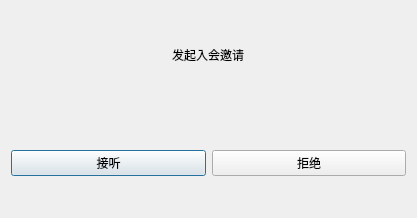
<?xml version="1.0" encoding="UTF-8"?>
<ui version="4.0">
 <class>CDlgP2pMsgClass</class>
 <widget class="QDialog" name="CDlgP2pMsgClass">
  <property name="geometry">
   <rect>
    <x>0</x>
    <y>0</y>
    <width>417</width>
    <height>218</height>
   </rect>
  </property>
  <property name="windowTitle">
   <string>CDlgP2pMsg</string>
  </property>
  <layout class="QVBoxLayout" name="verticalLayout">
   <property name="spacing">
    <number>0</number>
   </property>
   <property name="leftMargin">
    <number>0</number>
   </property>
   <property name="topMargin">
    <number>0</number>
   </property>
   <property name="rightMargin">
    <number>0</number>
   </property>
   <property name="bottomMargin">
    <number>0</number>
   </property>
   <item>
    <widget class="QWidget" name="widget" native="true">
     <layout class="QVBoxLayout" name="verticalLayout_2">
      <property name="spacing">
       <number>0</number>
      </property>
      <property name="leftMargin">
       <number>0</number>
      </property>
      <property name="topMargin">
       <number>0</number>
      </property>
      <property name="rightMargin">
       <number>0</number>
      </property>
      <property name="bottomMargin">
       <number>0</number>
      </property>
      <item>
       <widget class="QWidget" name="widget_2" native="true">
        <layout class="QVBoxLayout" name="verticalLayout_3">
         <item alignment="Qt::AlignHCenter">
          <widget class="QLabel" name="lab_txt">
           <property name="text">
            <string>发起入会邀请</string>
           </property>
          </widget>
         </item>
        </layout>
       </widget>
      </item>
      <item>
       <widget class="QWidget" name="widget_3" native="true">
        <layout class="QHBoxLayout" name="horizontalLayout">
         <item>
          <widget class="QPushButton" name="btn_consent">
           <property name="text">
            <string>接听</string>
           </property>
          </widget>
         </item>
         <item>
          <widget class="QPushButton" name="btn_repulse">
           <property name="text">
            <string>拒绝</string>
           </property>
          </widget>
         </item>
        </layout>
       </widget>
      </item>
     </layout>
    </widget>
   </item>
  </layout>
 </widget>
 <layoutdefault spacing="6" margin="11"/>
 <resources/>
 <connections/>
</ui>
